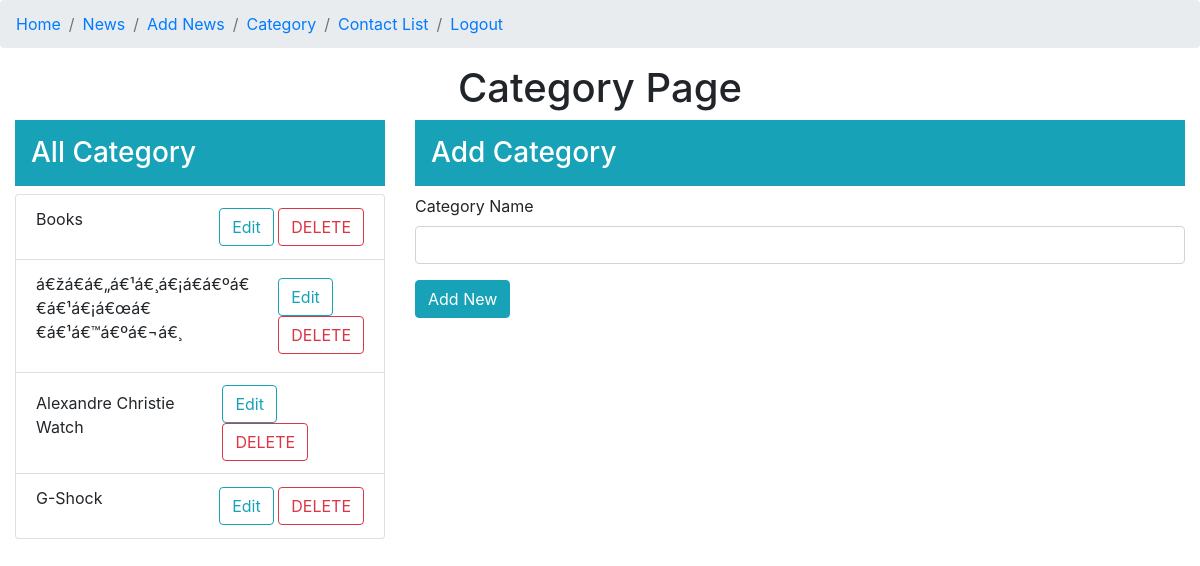
Screenshot of /backend/category.php (signed in) with the database file from the repository.
### tables this page shows
CREATE TABLE `category` (
  `cat_id` int(11) NOT NULL,
  `cat_name` varchar(100) NOT NULL
);

### backend/category.php (the view, shortened to what this page needs)
<?php   require 'auth.php'; ?>
<!DOCTYPE html>
<html>
<head>
	<link rel="stylesheet" type="text/css" href="css/bootstrap.min.css">
</head>
<body>
	<?php require 'navbar.php';?>
	<h1 align="center"> Category Page</h1>
	<div class="container-fluid">
<div class="row">
			<div class="col-md-4">
				<h3 class="bg-info text-white p-3">All Category</h3>
<ul class="list-group">
<?php
$query = " SELECT * FROM category ORDER BY cat_id DESC";
$result = mysqli_query($conn,$query);
while ($array =mysqli_fetch_assoc($result)) {
?>
<li class="list-group-item">
		<div class="d-flex justify-content-between align-items-center">
			<p><?php echo $array['cat_name']; ?></p>
    <div>
		<a href="cat-edit.php?id=<?php echo $array['cat_id'] ?>" class="btn btn-outline-info">Edit</a>
		<a href="cat-del.php?id=<?php echo $array['cat_id'] ?>" class="btn btn-outline-danger">DELETE</a>
	</div>
</div>
</li>
<?php } ?>
</ul>
	</div>
	<div class="col-md-8">
		<h3 class="bg-info text-white p-3">Add Category</h3>
<form method="post" action="">
<div class="form-group">
	<label>Category Name</label>
				<input type="text" name="category" class="form-control">
			</div>
			<div class="form-group">
				<input type="submit" name="add" class="btn btn-info" value="Add New">
			</div>
		</form>
	</div>
</div>
</div>
</body>
</html>

### rows the page displays
category: cat_name "Books"
category: cat_name "á€žá€á€„á€¹á€¸á€¡á€á€ºá€€á€¹á€¡á€œá€€á€¹á€™á€ºá€¬á€¸"
category: cat_name "Alexandre Christie Watch"
category: cat_name "G-Shock"
